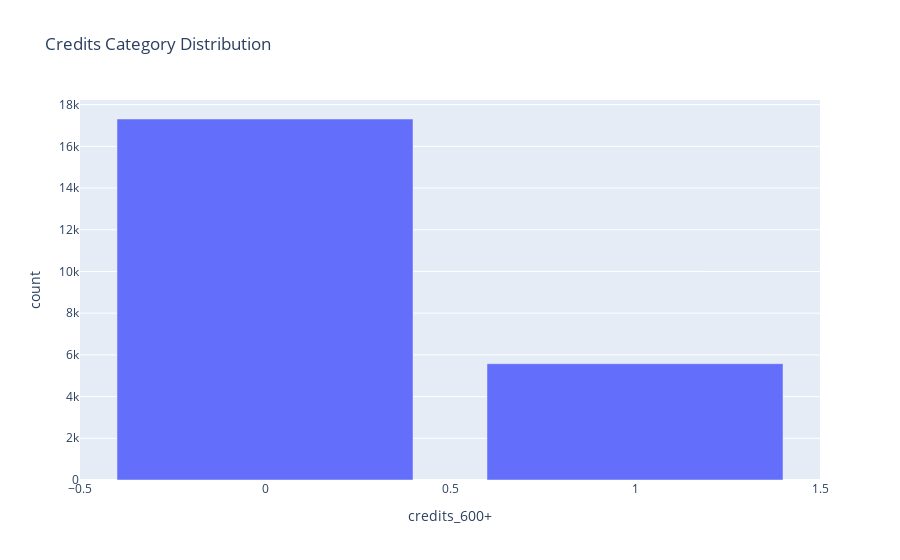

Notebook code cell kept with this figure:
### Code cell
df_merge_full = get_merged_table()
df_modeling, colname = get_split_values(df_merge_full, 600)

y = df_modeling[colname]
X = df_modeling.drop(columns=[colname])

X_train, X_test, y_train, y_test = train_test_split(X, y, stratify=y , train_size=0.8, random_state=42)

X_train_smote, y_train_smote = get_smote_train(X_train, y_train)

### Figure 1 — Plotly figure (JSON) as saved in the notebook; plotly's stock layout.template omitted (floating-point values rounded to 4 significant figures)
{"data": [{"hovertemplate": "credits_600+=%{x}<br>count=%{y}<extra></extra>", "legendgroup": "", "marker": {"color": "#636efa", "pattern": {"shape": ""}}, "name": "", "orientation": "v", "showlegend": false, "textposition": "auto", "type": "bar", "x": [0, 1], "xaxis": "x", "y": [17311, 5578], "yaxis": "y"}], "layout": {"barmode": "relative", "legend": {"tracegroupgap": 0}, "title": {"text": "Credits Category Distribution"}, "xaxis": {"anchor": "y", "domain": [0, 1], "title": {"text": "credits_600+"}}, "yaxis": {"anchor": "x", "domain": [0, 1], "title": {"text": "count"}}}}
